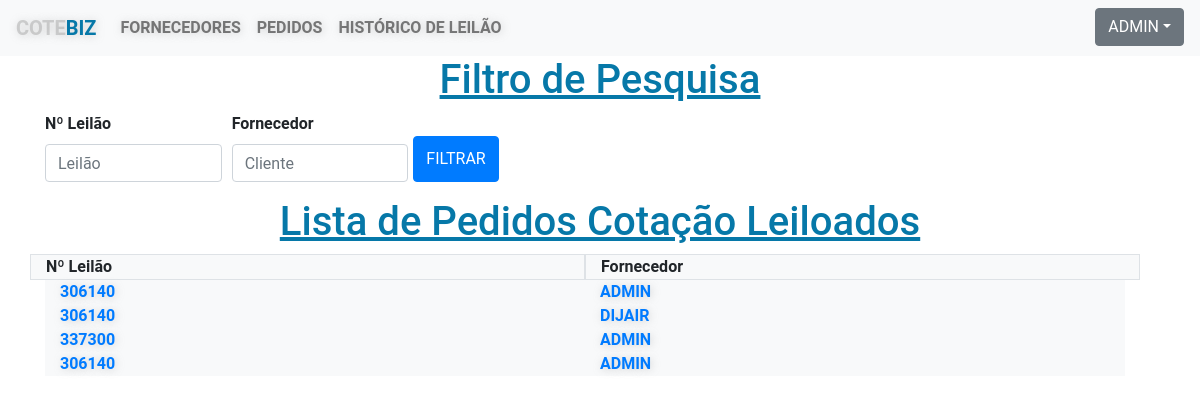
The page /listar_produtos_cotados/ (signed in) on the database as committed earlier.
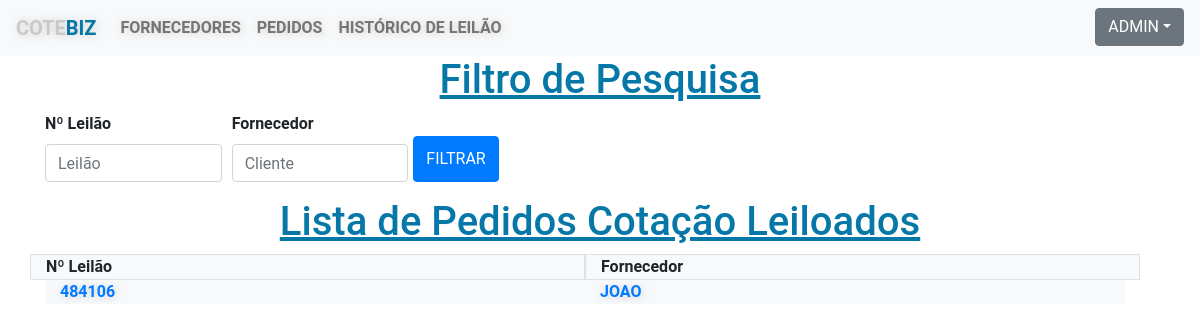
The same page on the database as committed later.
### core/models.py (models this page shows, shortened)
class Pedido_de_cotacao_fornecedor(models.Model):
    fornecedor = models.CharField('Fornecedor', max_length=30)
    n_leilao =models.CharField('Número de Leilão', max_length=10)
    arquivo = models.FileField(upload_to='arquivos')
    observacao_1 = models.TextField('Observação1', max_length=100, null=True, blank=True)
    observacao_2 = models.TextField('Observação2', max_length=100, null=True, blank=True)
    observacao_3 = models.TextField('Observação3', max_length=100, null=True, blank=True)
    observacao_4 = models.TextField('Observação4', max_length=100, null=True, blank=True)
    observacao_5 = models.TextField('Observação5', max_length=100, null=True, blank=True)
    observacao_6 = models.TextField('Observação6', max_length=100, null=True, blank=True)
    observacao_7 = models.TextField('Observação7', max_length=100, null=True, blank=True)
    observacao_8 = models.TextField('Observação8', max_length=100, null=True, blank=True)
    observacao_9 = models.TextField('Observação9', max_length=100, null=True, blank=True)
    observacao_10 = models.TextField('Observação10', max_length=100, null=True, blank=True)
    observacao_11 = models.TextField('Observação11', max_length=100, null=True, blank=True)
    observacao_12 = models.TextField('Observação12', max_length=100, null=True, blank=True)
    observacao_13 = models.TextField('Observação13', max_length=100, null=True, blank=True)
    observacao_14 = models.TextField('Observação14', max_length=100, null=True, blank=True)
    observacao_15 = models.TextField('Observação15', max_length=100, null=True, blank=True)
    observacao_16 = models.TextField('Observação16', max_length=100, null=True, blank=True)
    observacao_17 = models.TextField('Observação17', max_length=100, null=True, blank=True)
    observacao_18 = models.TextField('Observação18', max_length=100, null=True, blank=True)
    observacao_19 = models.TextField('Observação19', max_length=100, null=True, blank=True)
    observacao_20 = models.TextField('Observação20', max_length=100, null=True, blank=True)
    class Meta:
        verbose_name ='Pedido_de_cotacao_fornecedor'
        verbose_name_plural ='Pedido_de_cotacao_fornecedores'

### core/views.py (the view)
# urls.py: path('listar_produtos_cotados/', views.listar_produtos_cotados, name='listar_produtos_cotados'),
@login_required(login_url='/login_user/')
def listar_produtos_cotados(request):
    if str(request.user) == 'admin':
        produtos_cotados = Pedido_de_cotacao_fornecedor.objects.all()
        n_leilao_query = request.GET.get('n_leilao')
        fornecedor_query = request.GET.get('fornecedor')
        if n_leilao_query != '' and n_leilao_query is not None:
            produtos_cotados = produtos_cotados.filter(n_leilao__icontains=n_leilao_query)
        if fornecedor_query != '' and fornecedor_query is not None:
            produtos_cotados = produtos_cotados.filter(fornecedor__icontains=fornecedor_query)
        context={
            'produtos_cotados': produtos_cotados
        }
        return render(request, 'listar_produtos_cotados.html', context)
    else:
        return redirect('/')

### core/templates/listar_produtos_cotados.html
{% extends "pagina_modelo.html" %}
{% block content %}
<div class="conteudo">
    <div class="container">
        <h1 class="text-center "><u>Filtro de Pesquisa</u></h1>
        <form method="GET" action="#">
            <div class="form-row">
              <div class="form-group col-md-2 col-lg-2">
                <label for="leilao"><strong>Nº Leilão</strong></label>
                <input type="text" class="form-control" id="n_leilao" name="n_leilao" placeholder="Leilão">
              </div>
              <div class="form-group col-md-2 col-lg-2">
                  <label for="nome"><strong>Fornecedor</strong></label>
                  <input type="text" class="form-control" id="fornecedor" name="fornecedor" placeholder="Cliente">
              </div>
              <button type="submit" class="btn btn-primary  mt-4 mb-3">Filtrar</button>
            </div>
      </form>
      <h1 class="text-center "><u>Lista de Pedidos Cotação Leiloados</u></h1>
        <div class="row w-100">
            <div class="col border bg-light" ><strong>Nº Leilão</strong></div>
            <div class="col border bg-light"><strong>Fornecedor</strong></div>
        </div>
    {% for item in produtos_cotados %}
        <div class="container">
            <div class="row w-100">
                <div class="col border-bottom-3 bg-light" ><a onclick="limpar_campos()" href="/detalhar_produtos_cotados/{{item.id}}">{{ item.n_leilao }}</a></div>
                <div class="col border-bottom-0 bg-light" ><a onclick="limpar_campos()" href="/detalhar_produtos_cotados/{{item.id}}">{{ item.fornecedor }}</a></div>
            </div>
        </div>
    {% endfor %}
</div>
{% endblock %}

Rows that differ between the two databases and show on the page:
removed Pedido_de_cotacao_fornecedor: n_leilao "306140", fornecedor "ADMIN"
removed Pedido_de_cotacao_fornecedor: n_leilao "306140", fornecedor "DIJAIR"
removed Pedido_de_cotacao_fornecedor: n_leilao "337300", fornecedor "ADMIN"
removed Pedido_de_cotacao_fornecedor: n_leilao "306140", fornecedor "ADMIN"
added Pedido_de_cotacao_fornecedor: n_leilao "484106", fornecedor "JOAO"
